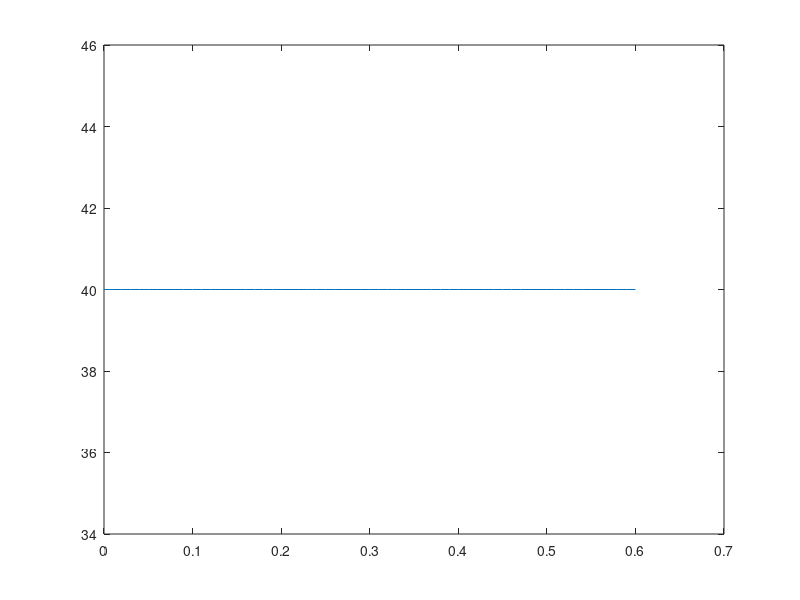

The MATLAB source for this figure:
% x = delta*S_0 + phi*Y_0
u = 1.4;
d = 0.8;
h = 1.5;
l = 0:0.01:0.6;
S_0 = 20;
Y_0 = 25;

f_u = 2*u*S_0;
f_d = 2*d*S_0;
I = ones(1,61);
delta = (l.*f_u - I.*h*f_d) ./ (S_0*(l*u - d*h));
phi = (d.*f_u - I*u*f_d) ./(Y_0*(d*h - u*l));

x = delta.*S_0 + phi.*Y_0;

plot(l,x)

%savePath = 'C:\Users\91053\Desktop\myPlot.png'; 
%saveas(gcf, savePath);
%saveas(gcf, 'figure.png');
